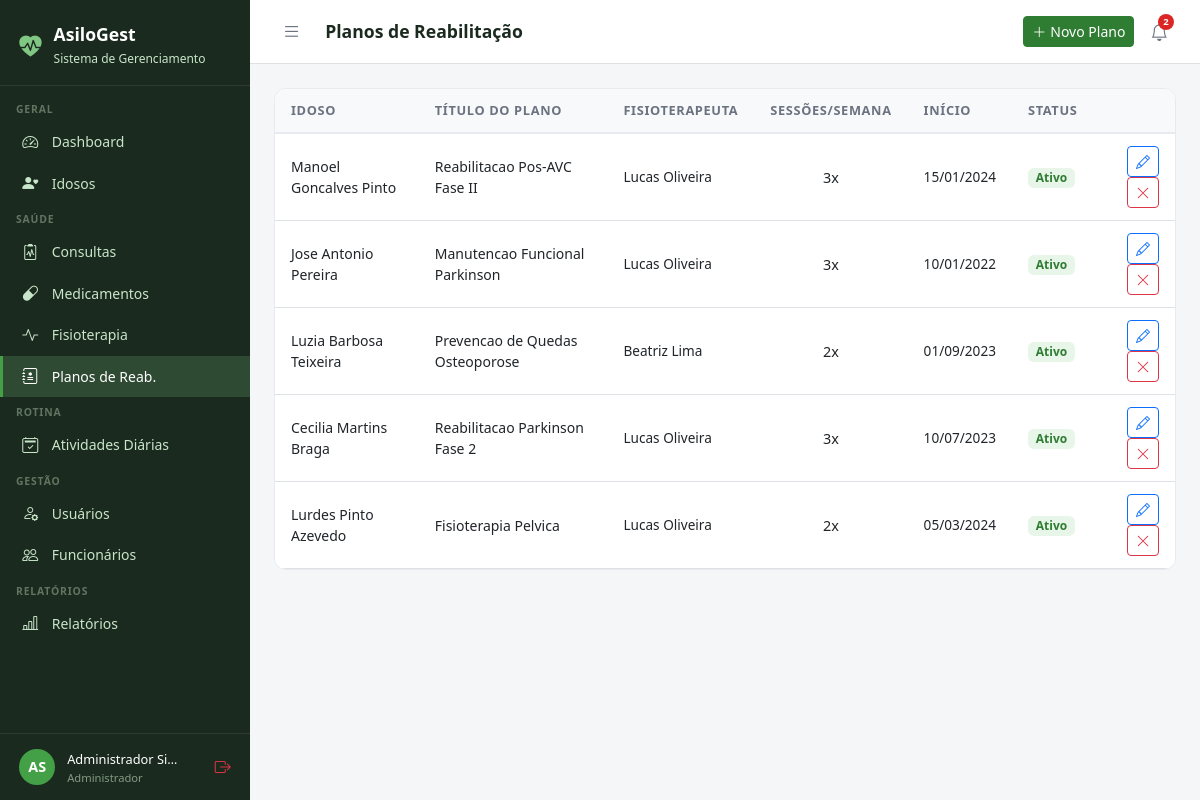
Screenshot of /fisioterapia/planos/ (signed in) with the database file from the repository.
### core/models.py (models this page shows, shortened)
class Usuario(AbstractUser):
    PERFIL_CHOICES = [
        ('administrador', 'Administrador'),
        ('medico', 'Médico'),
        ('fisioterapeuta', 'Fisioterapeuta'),
        ('enfermeiro', 'Enfermeiro(a)'),
        ('recepcionista', 'Recepcionista'),
        ('familiar', 'Familiar do Idoso'),
    ]
    perfil = models.CharField(
        max_length=20, choices=PERFIL_CHOICES,
        default='recepcionista', verbose_name='Perfil de Acesso'
    )
    telefone = models.CharField(max_length=15, blank=True, verbose_name='Telefone')
    cpf = models.CharField(max_length=14, unique=True, null=True, blank=True, verbose_name='CPF')
    foto = models.ImageField(upload_to='usuarios/', blank=True, null=True, verbose_name='Foto')
    data_nascimento = models.DateField(null=True, blank=True, verbose_name='Data de Nascimento')
    especialidade = models.CharField(
        max_length=100, blank=True, verbose_name='Especialidade',
        help_text='Preencha para Médico ou Fisioterapeuta'
    )
    data_admissao = models.DateField(null=True, blank=True, verbose_name='Data de Admissão')
    primeiro_acesso = models.BooleanField(
        default=True, verbose_name='Primeiro Acesso',
        help_text='Usuário deve definir senha no primeiro login'
    )
    ativo = models.BooleanField(default=True, verbose_name='Ativo')
    criado_em = models.DateTimeField(auto_now_add=True)
    class Meta:
        verbose_name = 'Usuário'
        verbose_name_plural = 'Usuários'
        ordering = ['first_name', 'last_name']
    @property
    def is_administrador(self):
        return self.perfil == 'administrador' or self.is_superuser
    @property
    def is_fisioterapeuta(self):
        return self.perfil == 'fisioterapeuta'
    @property
    def is_familiar(self):
        return self.perfil == 'familiar'
    @property
    def pode_ver_saude(self):
        return (self.is_administrador or self.is_medico
                or self.is_fisioterapeuta or self.is_enfermeiro)
    @property
    def pode_cadastrar_usuarios(self):
        return self.is_administrador or self.is_recepcionista
    @property
    def pode_administrar(self):
        return self.is_administrador

### fisioterapia/models.py (models this page shows, shortened)
class PlanoReabilitacao(models.Model):
    idoso = models.ForeignKey(
        Idoso, on_delete=models.CASCADE, related_name='planos_reab')
    fisioterapeuta = models.ForeignKey(
        Usuario, on_delete=models.SET_NULL, null=True,
        limit_choices_to={'perfil': 'fisioterapeuta'})
    titulo = models.CharField(max_length=150, verbose_name='Título do Plano')
    objetivo_geral = models.TextField(verbose_name='Objetivo Geral')
    exercicios = models.TextField(verbose_name='Exercícios Prescritos')
    frequencia_semanal = models.IntegerField(default=3, verbose_name='Sessões por Semana')
    data_inicio = models.DateField()
    data_previsao_fim = models.DateField(null=True, blank=True)
    ativo = models.BooleanField(default=True)
    criado_em = models.DateTimeField(auto_now_add=True)
    class Meta:
        verbose_name = 'Plano de Reabilitação'
        verbose_name_plural = 'Planos de Reabilitação'

### idosos/models.py (models this page shows, shortened)
class Idoso(models.Model):
    SEXO_CHOICES = [('M', 'Masculino'), ('F', 'Feminino')]
    TIPO_SANGUINEO = [('A+','A+'),('A-','A-'),('B+','B+'),('B-','B-'),('AB+','AB+'),('AB-','AB-'),('O+','O+'),('O-','O-')]
    STATUS_CHOICES = [('ativo','Ativo'),('inativo','Inativo'),('internado','Internado'),('falecido','Falecido')]
    nome = models.CharField(max_length=150, verbose_name='Nome Completo')
    data_nascimento = models.DateField(verbose_name='Data de Nascimento')
    sexo = models.CharField(max_length=1, choices=SEXO_CHOICES)
    cpf = models.CharField(max_length=14, unique=True, null=True, blank=True)
    rg = models.CharField(max_length=20, blank=True)
    tipo_sanguineo = models.CharField(max_length=3, choices=TIPO_SANGUINEO, blank=True)
    foto = models.ImageField(upload_to='idosos/', blank=True, null=True)
    status = models.CharField(max_length=10, choices=STATUS_CHOICES, default='ativo')
    endereco = models.CharField(max_length=200, blank=True)
    cidade = models.CharField(max_length=100, blank=True)
    estado = models.CharField(max_length=2, blank=True)
    cep = models.CharField(max_length=9, blank=True)
    alergias = models.TextField(blank=True, verbose_name='Alergias')
    condicoes_medicas = models.TextField(blank=True, verbose_name='Condições Médicas')
    observacoes = models.TextField(blank=True, verbose_name='Observações Gerais')
    data_entrada = models.DateField(verbose_name='Data de Entrada')
    numero_quarto = models.CharField(max_length=10, blank=True, verbose_name='Quarto')
    criado_em = models.DateTimeField(auto_now_add=True)
    atualizado_em = models.DateTimeField(auto_now=True)
    class Meta:
        verbose_name = 'Idoso'
        verbose_name_plural = 'Idosos'
        ordering = ['nome']

### fisioterapia/views.py (the view, shortened to what this page needs)
# urls.py: path('planos/', views.planos_lista, name='planos_lista'),
@login_required
def planos_lista(request):
    user = request.user
    if not user.pode_ver_saude:
        messages.error(request, 'Acesso negado.')
        return redirect('dashboard')
    planos = PlanoReabilitacao.objects.select_related('idoso', 'fisioterapeuta').filter(ativo=True)
    return render(request, 'fisioterapia/planos_lista.html', {'planos': planos})

### templates/fisioterapia/planos_lista.html (shortened to what this page needs)
{% extends 'base.html' %}
{% block page_title %}Planos de Reabilitação{% endblock %}
{% block topbar_actions %}
{% if user.is_fisioterapeuta or user.is_administrador %}
<a href="{% url 'fisioterapia:plano_novo' %}" class="btn btn-primary btn-sm"><i class="bi bi-plus-lg me-1"></i>Novo Plano</a>
{% endif %}
{% endblock %}
{% block content %}
<div class="table-card">
  <table class="table table-hover">
    <thead>
      <tr><th>Idoso</th><th>Título do Plano</th><th>Fisioterapeuta</th><th>Sessões/Semana</th><th>Início</th><th>Status</th><th></th></tr>
    </thead>
    <tbody>
      {% for p in planos %}
      <tr>
        <td style="font-weight:500;font-size:.875rem;">{{ p.idoso.nome }}</td>
        <td style="font-size:.875rem;">{{ p.titulo }}</td>
        <td style="font-size:.85rem;">{{ p.fisioterapeuta.get_full_name|default:"–" }}</td>
        <td class="text-center">{{ p.frequencia_semanal }}x</td>
        <td style="font-size:.85rem;">{{ p.data_inicio|date:"d/m/Y" }}</td>
        <td>
          {% if p.ativo %}
            <span class="badge" style="background:#E8F5E9;color:#2E7D32;font-size:.75rem;">Ativo</span>
          {% else %}
            <span class="badge" style="background:#FFEBEE;color:#C62828;font-size:.75rem;">Encerrado</span>
          {% endif %}
        </td>
        <td class="text-end">
          {% if user.is_fisioterapeuta or user.is_administrador %}
          <a href="{% url 'fisioterapia:plano_editar' p.pk %}" class="btn btn-sm btn-outline-primary"><i class="bi bi-pencil"></i></a>
          {% endif %}
          {% if user.is_administrador and p.ativo %}
          <a href="{% url 'fisioterapia:plano_excluir' p.pk %}" class="btn btn-sm btn-outline-danger"><i class="bi bi-x-lg"></i></a>
          {% endif %}
        </td>
      </tr>
      {% empty %}
      <tr><td colspan="7" class="text-center py-4 text-muted">Nenhum plano de reabilitação cadastrado.</td></tr>
      {% endfor %}
    </tbody>
  </table>
</div>
{% endblock %}

### templates/base.html (shortened to what this page needs)
<!DOCTYPE html>
<html lang="pt-br">
<head>
  <link href="https://cdn.jsdelivr.net/npm/bootstrap@5.3.0/dist/css/bootstrap.min.css" rel="stylesheet">
  <link href="https://cdn.jsdelivr.net/npm/bootstrap-icons@1.11.0/font/bootstrap-icons.css" rel="stylesheet">
</head>
<body>
{% if user.is_authenticated %}
<div id="sidebar">
  <div class="sidebar-brand">
    <i class="bi bi-heart-pulse-fill" style="color:#81C784;font-size:1.4rem;"></i>
    <div>
      <h5 style="margin:0;">AsiloGest</h5>
      <small>Sistema de Gerenciamento</small>
    </div>
  </div>
  <nav class="sidebar-nav">
    <div class="nav-section">Geral</div>
    <a href="{% url 'dashboard' %}" class="sidebar-link {% if request.resolver_match.url_name == 'dashboard' %}active{% endif %}">
      <i class="bi bi-speedometer2"></i> Dashboard
    </a>
    <a href="{% url 'idosos:lista' %}" class="sidebar-link">
      <i class="bi bi-person-heart"></i>
      {% if user.is_familiar %}Meus Familiares{% else %}Idosos{% endif %}
    </a>
    {% if user.pode_ver_saude or user.is_familiar %}
    <div class="nav-section">Saúde</div>
    <a href="{% url 'consultas:lista' %}" class="sidebar-link">
      <i class="bi bi-clipboard2-pulse"></i> Consultas
    </a>
    <a href="{% url 'medicamentos:lista' %}" class="sidebar-link">
      <i class="bi bi-capsule"></i> Medicamentos
    </a>
    <a href="{% url 'fisioterapia:lista' %}" class="sidebar-link">
      <i class="bi bi-activity"></i> Fisioterapia
    </a>
    {% if user.pode_ver_saude and not user.is_familiar %}
    <a href="{% url 'fisioterapia:planos_lista' %}" class="sidebar-link">
      <i class="bi bi-journal-medical"></i> Planos de Reab.
    </a>
    {% endif %}
    {% endif %}
    <div class="nav-section">Rotina</div>
    <a href="{% url 'atividades:lista' %}" class="sidebar-link">
      <i class="bi bi-calendar2-check"></i> Atividades Diárias
    </a>
    {% if user.pode_cadastrar_usuarios %}
    <div class="nav-section">Gestão</div>
    <a href="{% url 'usuarios_lista' %}" class="sidebar-link">
      <i class="bi bi-person-gear"></i> Usuários
    </a>
    {% endif %}
    {% if user.pode_administrar %}
    <a href="{% url 'funcionarios:lista' %}" class="sidebar-link">
      <i class="bi bi-people"></i> Funcionários
    </a>
    {% endif %}
    {% if user.pode_ver_saude or user.pode_administrar %}
    <div class="nav-section">Relatórios</div>
    <a href="{% url 'relatorios:lista' %}" class="sidebar-link">
      <i class="bi bi-bar-chart-line"></i> Relatórios
    </a>
    {% endif %}
  </nav>
  <div class="sidebar-user">
    <div class="avatar">{{ user.first_name|first|upper }}{{ user.last_name|first|upper }}</div>
    <div class="info" style="min-width:0;flex:1;">
      <span>{{ user.get_full_name|truncatechars:18 }}</span>
      <small>{{ user.get_perfil_display }}</small>
    </div>
    <a href="{% url 'logout' %}" class="text-danger" title="Sair" style="flex-shrink:0;">
      <i class="bi bi-box-arrow-right"></i>
    </a>
  </div>
</div>
<div id="main">
  <div class="topbar">
    <div class="topbar-left">
      <button class="btn-toggle-sidebar" onclick="toggleSidebar()" title="Menu">
        <i class="bi bi-list"></i>
      </button>
      <h4>{% block page_title %}{% endblock %}</h4>
    </div>
    <div class="d-flex align-items-center gap-2">
      {% block topbar_actions %}{% endblock %}
      <div style="position:relative;">
        <button class="notif-btn" id="notifBtn" onclick="toggleNotif()" title="Notificações">
          <i class="bi bi-bell"></i>
          {% if notif_count %}
          <span class="notif-badge">{{ notif_count }}</span>
          {% endif %}
        </button>
      </div>
    </div>
  </div>
  <div class="content">
    {% block content %}{% endblock %}
  </div>
</div>
{% else %}
{% block full_content %}{% endblock %}
{% endif %}
</body>
</html>

### templates/base.html (style rules this page uses)
:root { --sidebar-width: 250px; --primary: #2E7D32; --primary-light: #43A047; --accent: #1565C0; --bg-sidebar: #1B2A1E; --bg-sidebar-hover: #2E4A33; --text-sidebar: #C8E6C9; --transition: 0.3s ease; }
body { background: #F4F6F8; font-family: 'Segoe UI', sans-serif; }
#sidebar { position: fixed; top: 0; left: 0; width: var(--sidebar-width); height: 100vh; background: var(--bg-sidebar); z-index: 1000; display: flex; flex-direction: column; overflow-y: auto; transition: transform var(--transition); }
.sidebar-brand { padding: 1.5rem 1.2rem 1rem; border-bottom: 1px solid rgba(255,255,255,0.08); display: flex; align-items: center; gap: .75rem; }
.sidebar-brand h5 { color: #fff; font-weight: 700; margin: 0; font-size: 1.1rem; }
.sidebar-brand small { color: var(--text-sidebar); font-size: .75rem; }
.sidebar-nav { padding: .5rem 0; flex: 1; }
.nav-section { padding: .5rem 1rem .2rem; color: rgba(200,230,201,.4); font-size: .65rem; font-weight: 700; letter-spacing: .08em; text-transform: uppercase; }
.sidebar-link { display: flex; align-items: center; gap: .65rem; padding: .55rem 1.2rem; color: var(--text-sidebar); text-decoration: none; font-size: .875rem; transition: all .2s; border-left: 3px solid transparent; }
.sidebar-link:hover, .sidebar-link.active { background: var(--bg-sidebar-hover); color: #fff; border-left-color: var(--primary-light); }
.sidebar-link i { font-size: 1rem; width: 1.2rem; }
.sidebar-user { padding: .8rem 1.2rem; border-top: 1px solid rgba(255,255,255,0.08); display: flex; align-items: center; gap: .75rem; }
.sidebar-user .avatar { width: 36px; height: 36px; background: var(--primary-light); border-radius: 50%; display: flex; align-items: center; justify-content: center; color: #fff; font-weight: 700; font-size: .9rem; flex-shrink: 0; }
.sidebar-user .info small { color: rgba(200,230,201,.6); font-size: .7rem; display: block; }
.sidebar-user .info span { color: #fff; font-size: .8rem; }
#main { margin-left: var(--sidebar-width); min-height: 100vh; display: flex; flex-direction: column; transition: margin-left var(--transition); }
.topbar { background: #fff; border-bottom: 1px solid #E0E0E0; padding: .75rem 1.5rem; display: flex; align-items: center; justify-content: space-between; position: sticky; top: 0; z-index: 999; }
.topbar-left { display: flex; align-items: center; gap: 1rem; }
.topbar h4 { margin: 0; font-size: 1.1rem; font-weight: 600; color: #1B2A1E; }
.btn-toggle-sidebar { background: none; border: none; padding: .4rem .5rem; color: #6B7280; cursor: pointer; border-radius: 6px; font-size: 1.2rem; line-height: 1; transition: background .2s, color .2s; }
.notif-btn { position: relative; background: none; border: none; padding: .4rem .5rem; color: #6B7280; cursor: pointer; border-radius: 6px; font-size: 1.1rem; transition: background .2s, color .2s; }
.notif-badge { position: absolute; top: 2px; right: 2px; background: #DC2626; color: #fff; font-size: .6rem; font-weight: 700; min-width: 16px; height: 16px; border-radius: 8px; padding: 0 4px; display: flex; align-items: center; justify-content: center; }
.content { padding: 1.5rem; flex: 1; }
.table-card { background: #fff; border-radius: 12px; border: 1px solid #E8EAF0; overflow: hidden; }
.table-card .table { margin: 0; }
.table thead th { background: #F8F9FA; border-bottom: 2px solid #E8EAF0; font-size: .8rem; font-weight: 600; color: #6B7280; text-transform: uppercase; letter-spacing: .05em; padding: .75rem 1rem; }
.table td { padding: .75rem 1rem; vertical-align: middle; font-size: .9rem; }
.btn-primary { background: var(--primary); border-color: var(--primary); }

### rows the page displays
Usuario: first_name|first "A", last_name|first "S", get_full_name "Administrador Si…", perfil "Administrador"
PlanoReabilitacao: idoso.nome "Manoel Goncalves Pinto", titulo "Reabilitacao Pos-AVC Fase II", fisioterapeuta.get_full_name "Lucas Oliveira", frequencia_semanal "3", data_inicio "15/01/2024", ativo "Ativo"
PlanoReabilitacao: idoso.nome "Jose Antonio Pereira", titulo "Manutencao Funcional Parkinson", fisioterapeuta.get_full_name "Lucas Oliveira", frequencia_semanal "3", data_inicio "10/01/2022", ativo "Ativo"
PlanoReabilitacao: idoso.nome "Luzia Barbosa Teixeira", titulo "Prevencao de Quedas Osteoporose", fisioterapeuta.get_full_name "Beatriz Lima", frequencia_semanal "2", data_inicio "01/09/2023", ativo "Ativo"
PlanoReabilitacao: idoso.nome "Cecilia Martins Braga", titulo "Reabilitacao Parkinson Fase 2", fisioterapeuta.get_full_name "Lucas Oliveira", frequencia_semanal "3", data_inicio "10/07/2023", ativo "Ativo"
PlanoReabilitacao: idoso.nome "Lurdes Pinto Azevedo", titulo "Fisioterapia Pelvica", fisioterapeuta.get_full_name "Lucas Oliveira", frequencia_semanal "2", data_inicio "05/03/2024", ativo "Ativo"

### other values shown
{{ notif_count }} "2"
